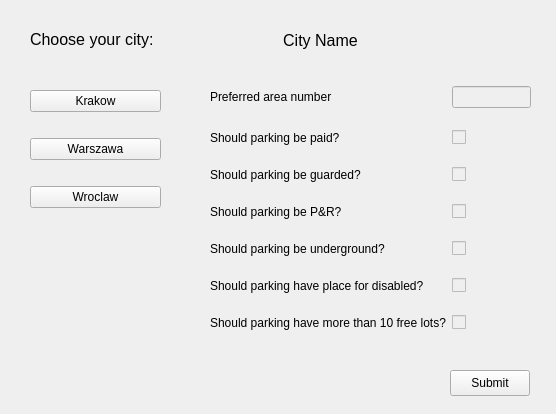
<?xml version="1.0" encoding="UTF-8"?>
<ui version="4.0">
 <class>Form</class>
 <widget class="QWidget" name="Form">
  <property name="geometry">
   <rect>
    <x>0</x>
    <y>0</y>
    <width>556</width>
    <height>414</height>
   </rect>
  </property>
  <property name="minimumSize">
   <size>
    <width>556</width>
    <height>414</height>
   </size>
  </property>
  <property name="windowTitle">
   <string>Form</string>
  </property>
  <widget class="QWidget" name="gridLayoutWidget">
   <property name="geometry">
    <rect>
     <x>210</x>
     <y>70</y>
     <width>321</width>
     <height>281</height>
    </rect>
   </property>
   <layout class="QGridLayout" name="gridLayout">
    <item row="5" column="0">
     <widget class="QLabel" name="label_5">
      <property name="text">
       <string>Should parking be P&amp;R?</string>
      </property>
     </widget>
    </item>
    <item row="3" column="2">
     <widget class="QCheckBox" name="paid">
      <property name="enabled">
       <bool>false</bool>
      </property>
      <property name="text">
       <string/>
      </property>
     </widget>
    </item>
    <item row="6" column="2">
     <widget class="QCheckBox" name="underground">
      <property name="enabled">
       <bool>false</bool>
      </property>
      <property name="text">
       <string/>
      </property>
     </widget>
    </item>
    <item row="4" column="0">
     <widget class="QLabel" name="label_4">
      <property name="text">
       <string>Should parking be guarded?</string>
      </property>
     </widget>
    </item>
    <item row="5" column="2">
     <widget class="QCheckBox" name="pr">
      <property name="enabled">
       <bool>false</bool>
      </property>
      <property name="text">
       <string/>
      </property>
     </widget>
    </item>
    <item row="0" column="2">
     <widget class="QLineEdit" name="area">
      <property name="enabled">
       <bool>false</bool>
      </property>
     </widget>
    </item>
    <item row="3" column="0">
     <widget class="QLabel" name="label_3">
      <property name="text">
       <string>Should parking be paid?</string>
      </property>
     </widget>
    </item>
    <item row="8" column="0">
     <widget class="QLabel" name="label_7">
      <property name="text">
       <string>Should parking have more than 10 free lots?</string>
      </property>
     </widget>
    </item>
    <item row="4" column="2">
     <widget class="QCheckBox" name="guarded">
      <property name="enabled">
       <bool>false</bool>
      </property>
      <property name="text">
       <string/>
      </property>
     </widget>
    </item>
    <item row="7" column="0">
     <widget class="QLabel" name="label_2">
      <property name="text">
       <string>Should parking have place for disabled?</string>
      </property>
     </widget>
    </item>
    <item row="8" column="2">
     <widget class="QCheckBox" name="freeLots">
      <property name="enabled">
       <bool>false</bool>
      </property>
      <property name="text">
       <string/>
      </property>
     </widget>
    </item>
    <item row="6" column="0">
     <widget class="QLabel" name="label_6">
      <property name="text">
       <string>Should parking be underground?</string>
      </property>
     </widget>
    </item>
    <item row="7" column="2">
     <widget class="QCheckBox" name="disabled">
      <property name="enabled">
       <bool>false</bool>
      </property>
      <property name="text">
       <string/>
      </property>
     </widget>
    </item>
    <item row="0" column="0">
     <widget class="QLabel" name="label">
      <property name="text">
       <string>Preferred area number</string>
      </property>
     </widget>
    </item>
   </layout>
  </widget>
  <widget class="QPushButton" name="submitButton">
   <property name="geometry">
    <rect>
     <x>450</x>
     <y>370</y>
     <width>80</width>
     <height>26</height>
    </rect>
   </property>
   <property name="text">
    <string>Submit</string>
   </property>
  </widget>
  <widget class="QLabel" name="label_8">
   <property name="geometry">
    <rect>
     <x>30</x>
     <y>30</y>
     <width>141</width>
     <height>18</height>
    </rect>
   </property>
   <property name="font">
    <font>
     <pointsize>12</pointsize>
    </font>
   </property>
   <property name="text">
    <string>Choose your city:</string>
   </property>
  </widget>
  <widget class="QWidget" name="verticalLayoutWidget">
   <property name="geometry">
    <rect>
     <x>30</x>
     <y>70</y>
     <width>131</width>
     <height>161</height>
    </rect>
   </property>
   <layout class="QVBoxLayout" name="verticalLayout">
    <item>
     <widget class="QPushButton" name="cracow">
      <property name="text">
       <string>Krakow</string>
      </property>
     </widget>
    </item>
    <item>
     <widget class="QPushButton" name="warsaw">
      <property name="text">
       <string>Warszawa</string>
      </property>
     </widget>
    </item>
    <item>
     <widget class="QPushButton" name="breslau">
      <property name="text">
       <string>Wroclaw</string>
      </property>
     </widget>
    </item>
   </layout>
  </widget>
  <widget class="QLabel" name="city">
   <property name="geometry">
    <rect>
     <x>210</x>
     <y>30</y>
     <width>221</width>
     <height>20</height>
    </rect>
   </property>
   <property name="font">
    <font>
     <pointsize>12</pointsize>
    </font>
   </property>
   <property name="text">
    <string>City Name</string>
   </property>
   <property name="alignment">
    <set>Qt::AlignCenter</set>
   </property>
  </widget>
 </widget>
 <resources/>
 <connections/>
</ui>
